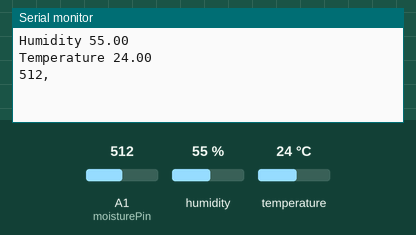
Simulated run of this sketch. Board: Arduino Uno, built with avr-gcc and run on an emulated ATmega328P. On the bench: the last lines printed to the serial monitor. Inputs (shaded band) come from the test bench; at power-on: humidity 55 %, A1 (moisturePin) = 512, temperature 24 °C.

Above: at 2.7 s.
2.8 s: humidity set to 22 %
At 4.0 s:
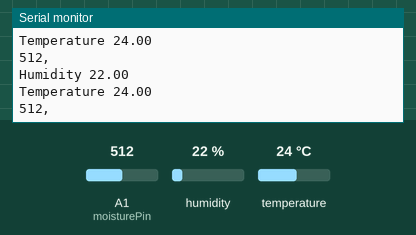
4.3 s: A1 (moisturePin) set to 716
At 5.5 s:
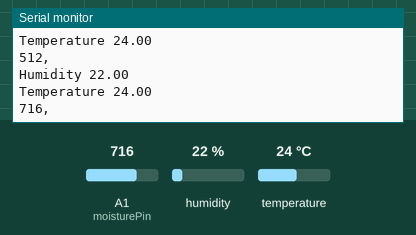
5.8 s: temperature set to 12 °C
At 6.9 s:
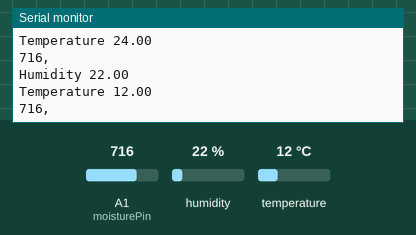
7.3 s: A1 (moisturePin) set to 900
At 8.3 s:
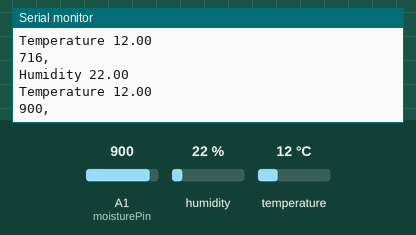
8.8 s: humidity set to 40 %
At 9.6 s:
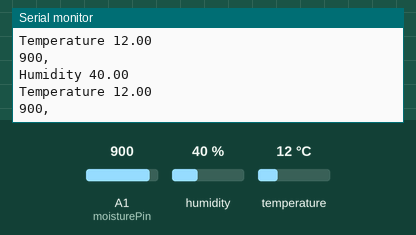
Timing chart, 0 to 11.3 s (numbered marks = the images above; inputs shaded):
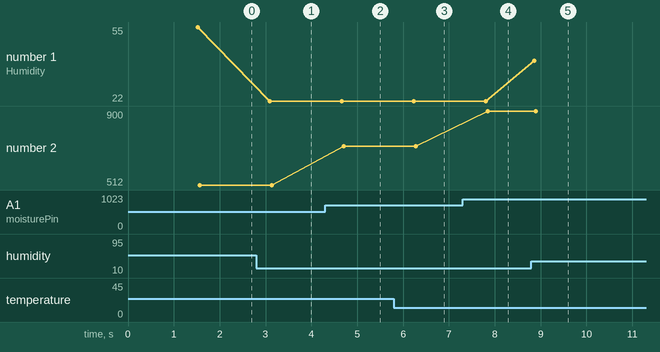

Measured:
- after the input at 2.8 s, the serial monitor: prints a new line after 0.30 s (image 1)
- after the input at 4.3 s, the serial monitor: prints a new line after 0.40 s (image 2)
- after the input at 5.8 s, the serial monitor: prints a new line after 0.45 s (image 3)
- after the input at 7.3 s, the serial monitor: prints a new line after 0.55 s (image 4)
- after the input at 8.8 s, the serial monitor: prints a new line after 0.06 s (image 5)
- plotted number 1: 55 → 22 after the input at 2.8 s, 22 → 40 after the input at 8.8 s
- plotted number 2: 512 → 716 after the input at 4.3 s, 716 → 900 after the input at 7.3 s

The sketch:

CombinedTest_01.ino
```cpp
#include <dht.h>
#include "dht.h"
#define dht_apin A0
dht DHT;

int moisturePin=1;
float temperatureVal, humidityVal, currentTemp, currentHumidity;
int moistureLevel, currentVal;

void setup() {
  Serial.begin(9600);
  delay(1500);
  pinMode(moisturePin, INPUT);
}

void loop() {
  DHT.read11(dht_apin);
  temperatureVal = DHT.temperature;
  humidityVal = DHT.humidity;
  moistureLevel = analogRead(moisturePin);

  if(humidityVal >= currentHumidity + 5 || humidityVal <= currentHumidity - 5){
    //print humidity
    humidityVal = DHT.humidity;
    Serial.print("Humidity ");
    Serial.println(humidityVal);
    currentHumidity = humidityVal;

    //print temperature
    temperatureVal = DHT.temperature;
    Serial.print("Temperature ");
    Serial.println(temperatureVal);
    currentTemp = temperatureVal;

    //print Moisture
    moistureLevel = analogRead(moisturePin);
    Serial.print(moistureLevel);
    Serial.println(",");
    currentVal = moistureLevel;

    //All printing needs to be output as JSON or BSON format
  }

  else if(temperatureVal >= currentTemp + 2 || temperatureVal <= currentTemp -2){
    //print humidity
    humidityVal = DHT.humidity;
    Serial.print("Humidity ");
    Serial.println(humidityVal);
    currentHumidity = humidityVal;

    //print temperature
    temperatureVal = DHT.temperature;
    Serial.print("Temperature ");
    Serial.println(temperatureVal);
    currentTemp = temperatureVal;

    //print Moisture
    moistureLevel = analogRead(moisturePin);
    Serial.print(moistureLevel);
    Serial.println(",");
    currentVal = moistureLevel;

    //All printing needs to be output as JSON or BSON format
  }
  else if (moistureLevel >= currentVal + 20 || moistureLevel <= currentVal - 20){
    //print humidity
    humidityVal = DHT.humidity;
    Serial.print("Humidity ");
    Serial.println(humidityVal);
    currentHumidity = humidityVal;

    //print temperature
    temperatureVal = DHT.temperature;
    Serial.print("Temperature ");
    Serial.println(temperatureVal);
    currentTemp = temperatureVal;

    //print Moisture
    moistureLevel = analogRead(moisturePin);
    Serial.print(moistureLevel);
    Serial.println(",");
    currentVal = moistureLevel;

    //All printing needs to be output as JSON or BSON format
  }

  delay(500);
}
```
